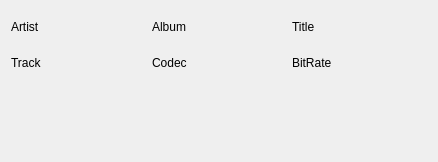
<?xml version="1.0" encoding="UTF-8"?>
<ui version="4.0">
 <class>MediaInfo</class>
 <widget class="QWidget" name="MediaInfo">
  <property name="geometry">
   <rect>
    <x>0</x>
    <y>0</y>
    <width>438</width>
    <height>162</height>
   </rect>
  </property>
  <property name="windowTitle">
   <string>Form</string>
  </property>
  <layout class="QVBoxLayout" name="verticalLayout">
   <item>
    <layout class="QGridLayout" name="gridLayout">
     <item row="0" column="0">
      <widget class="QLabel" name="labelAlbumArtist">
       <property name="text">
        <string>Artist</string>
       </property>
      </widget>
     </item>
     <item row="0" column="1">
      <widget class="QLabel" name="labelAlbumTitle">
       <property name="text">
        <string>Album</string>
       </property>
      </widget>
     </item>
     <item row="0" column="2">
      <widget class="QLabel" name="labelTitle">
       <property name="text">
        <string>Title</string>
       </property>
      </widget>
     </item>
     <item row="1" column="0">
      <widget class="QLabel" name="labelTrackNumber">
       <property name="text">
        <string>Track</string>
       </property>
      </widget>
     </item>
     <item row="1" column="1">
      <widget class="QLabel" name="labelAudioCodec">
       <property name="text">
        <string>Codec</string>
       </property>
      </widget>
     </item>
     <item row="1" column="2">
      <widget class="QLabel" name="labelAudioBitRate">
       <property name="text">
        <string>BitRate</string>
       </property>
      </widget>
     </item>
    </layout>
   </item>
   <item>
    <widget class="LightCycle" name="widgetLightCycle" native="true"/>
   </item>
  </layout>
 </widget>
 <customwidgets>
  <customwidget>
   <class>LightCycle</class>
   <extends>QWidget</extends>
   <header>lightcycle.h</header>
   <container>1</container>
  </customwidget>
 </customwidgets>
 <resources/>
 <connections/>
</ui>
